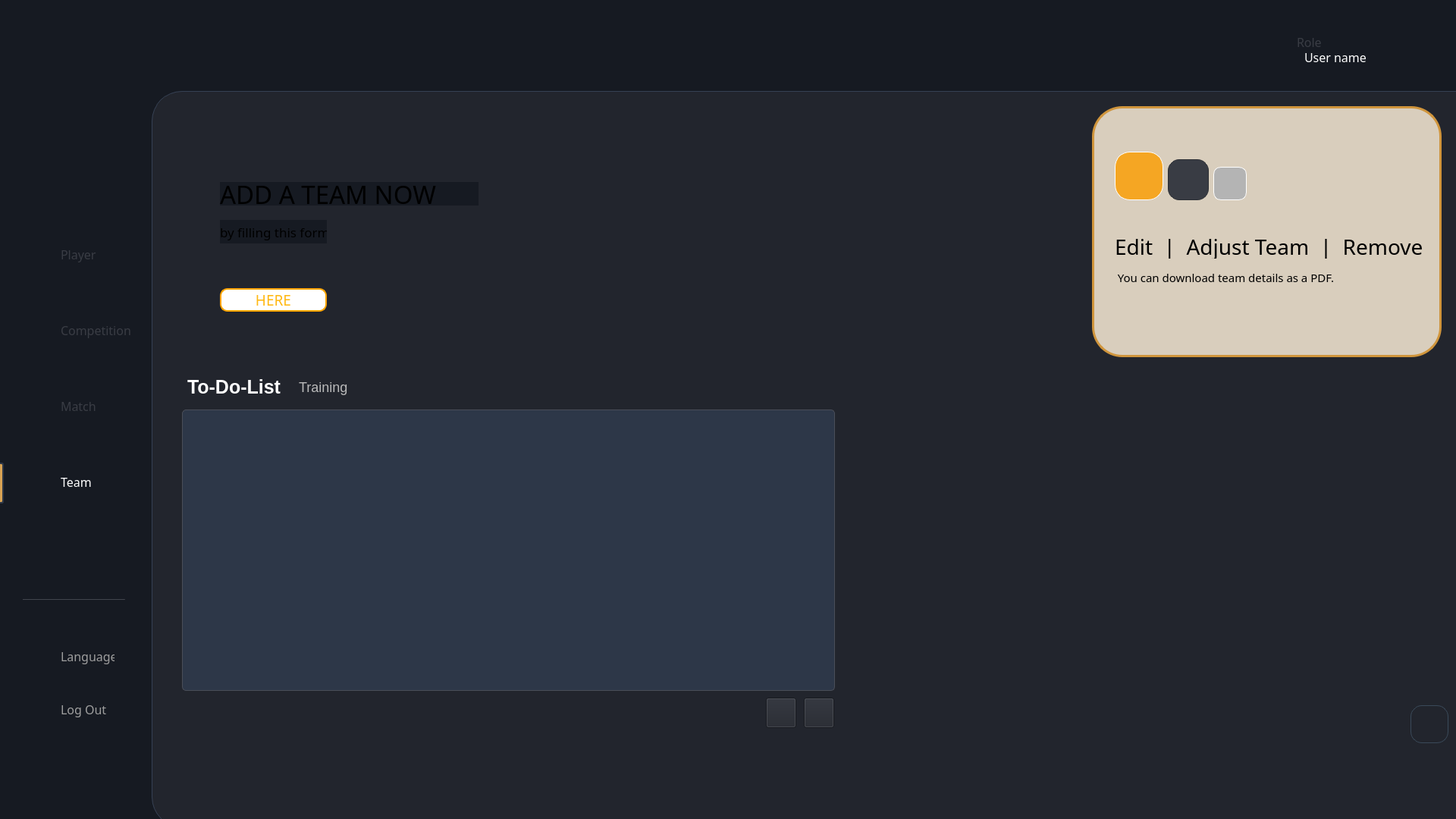
<?xml version="1.0" encoding="UTF-8"?>
<ui version="4.0">
 <class>teamwindow</class>
 <widget class="QWidget" name="MainWindow">
  <property name="geometry">
   <rect>
    <x>0</x>
    <y>0</y>
    <width>1920</width>
    <height>1080</height>
   </rect>
  </property>
  <property name="font">
   <font>
    <pointsize>10</pointsize>
   </font>
  </property>
  <property name="windowTitle">
   <string>MainWindow</string>
  </property>
  <property name="styleSheet">
   <string notr="true">background-color: #161A22;</string>
  </property>
  <widget class="QWidget" name="centralwidget">
   <widget class="QLabel" name="label">
    <property name="geometry">
     <rect>
      <x>50</x>
      <y>30</y>
      <width>85</width>
      <height>85</height>
     </rect>
    </property>
    <property name="text">
     <string/>
    </property>
    <property name="pixmap">
     <pixmap resource="images.qrc">:/img/logo football.png</pixmap>
    </property>
    <property name="scaledContents">
     <bool>true</bool>
    </property>
   </widget>
   <widget class="QLabel" name="dashboard_2">
    <property name="geometry">
     <rect>
      <x>80</x>
      <y>320</y>
      <width>71</width>
      <height>31</height>
     </rect>
    </property>
    <property name="font">
     <font>
      <family>Franklin Gothic Book</family>
      <pointsize>12</pointsize>
     </font>
    </property>
    <property name="styleSheet">
     <string notr="true">background-color: transparent;
color:#393C44;</string>
    </property>
    <property name="text">
     <string>Player</string>
    </property>
   </widget>
   <widget class="QLabel" name="dashboard_7">
    <property name="geometry">
     <rect>
      <x>80</x>
      <y>420</y>
      <width>131</width>
      <height>31</height>
     </rect>
    </property>
    <property name="font">
     <font>
      <family>Franklin Gothic Book</family>
      <pointsize>12</pointsize>
     </font>
    </property>
    <property name="styleSheet">
     <string notr="true">background-color: transparent;
color:#393C44;</string>
    </property>
    <property name="text">
     <string>Competition</string>
    </property>
   </widget>
   <widget class="QLabel" name="dashboard_3">
    <property name="geometry">
     <rect>
      <x>80</x>
      <y>520</y>
      <width>71</width>
      <height>31</height>
     </rect>
    </property>
    <property name="font">
     <font>
      <family>Franklin Gothic Book</family>
      <pointsize>12</pointsize>
     </font>
    </property>
    <property name="styleSheet">
     <string notr="true">background-color: transparent;
color:#393C44;</string>
    </property>
    <property name="text">
     <string>Match</string>
    </property>
   </widget>
   <widget class="QLabel" name="dashboard_4">
    <property name="geometry">
     <rect>
      <x>80</x>
      <y>620</y>
      <width>61</width>
      <height>31</height>
     </rect>
    </property>
    <property name="font">
     <font>
      <family>Franklin Gothic Book</family>
      <pointsize>12</pointsize>
      <bold>false</bold>
     </font>
    </property>
    <property name="styleSheet">
     <string notr="true">background-color: transparent;
color:white;</string>
    </property>
    <property name="text">
     <string>Team</string>
    </property>
   </widget>
   <widget class="QPushButton" name="pushButton">
    <property name="geometry">
     <rect>
      <x>1840</x>
      <y>930</y>
      <width>50</width>
      <height>50</height>
     </rect>
    </property>
    <property name="styleSheet">
     <string notr="true">QPushButton#pushButton {
background-image: url(:/img/BACK.png);
border: 1px solid #3A4A5A; /* Subtle blue-gray border */
border-radius: 15px;
}
QPushButton#pushButton:hover {
    background-color: #d3d3d3;  /* Light grey */
    min-width: 110px;          /* 10% wider */
    min-height: 33px;          /* 10% taller */
}</string>
    </property>
    <property name="text">
     <string/>
    </property>
    <property name="icon">
     <iconset resource="images.qrc">
      <normaloff>:/img/ai.png</normaloff>:/img/ai.png</iconset>
    </property>
    <property name="iconSize">
     <size>
      <width>100</width>
      <height>100</height>
     </size>
    </property>
   </widget>
   <widget class="QWidget" name="widget_2" native="true">
    <property name="geometry">
     <rect>
      <x>200</x>
      <y>120</y>
      <width>1851</width>
      <height>971</height>
     </rect>
    </property>
    <property name="styleSheet">
     <string notr="true">background-color: #22252D;
border-radius:40px;
border: 1px solid #364154; /* Subtle blue-gray border */
</string>
    </property>
    <widget class="QPushButton" name="pushButton_3">
     <property name="geometry">
      <rect>
       <x>1660</x>
       <y>810</y>
       <width>50</width>
       <height>50</height>
      </rect>
     </property>
     <property name="styleSheet">
      <string notr="true">QPushButton#pushButton_3 {
background-image: url(:/img/BACK.png);
border: 1px solid #3A4A5A; /* Subtle blue-gray border */
border-radius: 15px;
}
QPushButton#pushButton_3:hover {
    background-color: #d3d3d3;  /* Light grey */
    min-width: 110px;          /* 10% wider */
    min-height: 33px;          /* 10% taller */
}</string>
     </property>
     <property name="text">
      <string/>
     </property>
     <property name="icon">
      <iconset resource="images.qrc">
       <normaloff>:/img/ai.png</normaloff>:/img/ai.png</iconset>
     </property>
     <property name="iconSize">
      <size>
       <width>100</width>
       <height>100</height>
      </size>
     </property>
    </widget>
    <widget class="QWidget" name="widget" native="true">
     <property name="geometry">
      <rect>
       <x>1240</x>
       <y>20</y>
       <width>461</width>
       <height>331</height>
      </rect>
     </property>
     <property name="styleSheet">
      <string notr="true">border: 3px solid #D0953C; /* Subtle blue-gray border */
background-color: #D9CEBD;</string>
     </property>
    </widget>
   </widget>
   <widget class="QLabel" name="label_3">
    <property name="geometry">
     <rect>
      <x>30</x>
      <y>320</y>
      <width>35</width>
      <height>35</height>
     </rect>
    </property>
    <property name="styleSheet">
     <string notr="true">background-color: transparent;</string>
    </property>
    <property name="text">
     <string/>
    </property>
    <property name="pixmap">
     <pixmap resource="images.qrc">:/img/Group 1.png</pixmap>
    </property>
    <property name="scaledContents">
     <bool>true</bool>
    </property>
   </widget>
   <widget class="QLabel" name="label_5">
    <property name="geometry">
     <rect>
      <x>30</x>
      <y>420</y>
      <width>27</width>
      <height>27</height>
     </rect>
    </property>
    <property name="styleSheet">
     <string notr="true">background-color: transparent;</string>
    </property>
    <property name="text">
     <string/>
    </property>
    <property name="pixmap">
     <pixmap resource="images.qrc">:/img/Vector.png</pixmap>
    </property>
    <property name="scaledContents">
     <bool>true</bool>
    </property>
   </widget>
   <widget class="QLabel" name="label_6">
    <property name="geometry">
     <rect>
      <x>30</x>
      <y>620</y>
      <width>28</width>
      <height>29</height>
     </rect>
    </property>
    <property name="styleSheet">
     <string notr="true">background-color: transparent;</string>
    </property>
    <property name="text">
     <string/>
    </property>
    <property name="pixmap">
     <pixmap resource="images.qrc">:/img/Group 2or.png</pixmap>
    </property>
    <property name="scaledContents">
     <bool>true</bool>
    </property>
   </widget>
   <widget class="QLabel" name="label_12">
    <property name="geometry">
     <rect>
      <x>30</x>
      <y>520</y>
      <width>34</width>
      <height>32</height>
     </rect>
    </property>
    <property name="styleSheet">
     <string notr="true">background-color: transparent;</string>
    </property>
    <property name="text">
     <string/>
    </property>
    <property name="pixmap">
     <pixmap resource="images.qrc">:/img/Group 3.png</pixmap>
    </property>
    <property name="scaledContents">
     <bool>true</bool>
    </property>
   </widget>
   <widget class="Line" name="line">
    <property name="geometry">
     <rect>
      <x>30</x>
      <y>790</y>
      <width>135</width>
      <height>1</height>
     </rect>
    </property>
    <property name="styleSheet">
     <string notr="true">background-color: #393C44;</string>
    </property>
    <property name="orientation">
     <enum>Qt::Orientation::Horizontal</enum>
    </property>
   </widget>
   <widget class="QLabel" name="dashboard_5">
    <property name="geometry">
     <rect>
      <x>80</x>
      <y>850</y>
      <width>71</width>
      <height>31</height>
     </rect>
    </property>
    <property name="font">
     <font>
      <family>Franklin Gothic Book</family>
      <pointsize>12</pointsize>
     </font>
    </property>
    <property name="styleSheet">
     <string notr="true">background-color: transparent;
color: rgb(158, 158, 158);</string>
    </property>
    <property name="text">
     <string>Language</string>
    </property>
   </widget>
   <widget class="QLabel" name="dashboard_6">
    <property name="geometry">
     <rect>
      <x>80</x>
      <y>920</y>
      <width>71</width>
      <height>31</height>
     </rect>
    </property>
    <property name="font">
     <font>
      <family>Franklin Gothic Book</family>
      <pointsize>12</pointsize>
     </font>
    </property>
    <property name="styleSheet">
     <string notr="true">background-color: transparent;
color: rgb(158, 158, 158);</string>
    </property>
    <property name="text">
     <string>Log Out</string>
    </property>
   </widget>
   <widget class="QLabel" name="label_13">
    <property name="geometry">
     <rect>
      <x>30</x>
      <y>850</y>
      <width>28</width>
      <height>29</height>
     </rect>
    </property>
    <property name="styleSheet">
     <string notr="true">background-color: transparent;</string>
    </property>
    <property name="text">
     <string/>
    </property>
    <property name="pixmap">
     <pixmap resource="images.qrc">:/img/language.png</pixmap>
    </property>
    <property name="scaledContents">
     <bool>true</bool>
    </property>
   </widget>
   <widget class="QLabel" name="label_14">
    <property name="geometry">
     <rect>
      <x>30</x>
      <y>920</y>
      <width>28</width>
      <height>29</height>
     </rect>
    </property>
    <property name="styleSheet">
     <string notr="true">background-color: transparent;</string>
    </property>
    <property name="text">
     <string/>
    </property>
    <property name="pixmap">
     <pixmap resource="images.qrc">:/img/logout.png</pixmap>
    </property>
    <property name="scaledContents">
     <bool>true</bool>
    </property>
   </widget>
   <widget class="Line" name="line_2">
    <property name="geometry">
     <rect>
      <x>-10</x>
      <y>610</y>
      <width>15</width>
      <height>54</height>
     </rect>
    </property>
    <property name="styleSheet">
     <string notr="true">QFrame#line_2 {
    background-color: #D8A353; /* Match the exact background color */
    border: 2px solid #2D3748; /* Darker border to contrast with background */
    border-radius: 3px;
}</string>
    </property>
    <property name="orientation">
     <enum>Qt::Orientation::Vertical</enum>
    </property>
   </widget>
   <widget class="QLabel" name="label_15">
    <property name="geometry">
     <rect>
      <x>1800</x>
      <y>30</y>
      <width>60</width>
      <height>60</height>
     </rect>
    </property>
    <property name="styleSheet">
     <string notr="true">background-color: transparent;</string>
    </property>
    <property name="text">
     <string/>
    </property>
    <property name="pixmap">
     <pixmap resource="images.qrc">:/img/Layer 2.png</pixmap>
    </property>
    <property name="scaledContents">
     <bool>true</bool>
    </property>
   </widget>
   <widget class="QLabel" name="label_16">
    <property name="geometry">
     <rect>
      <x>1870</x>
      <y>60</y>
      <width>16</width>
      <height>10</height>
     </rect>
    </property>
    <property name="styleSheet">
     <string notr="true">background-color: transparent;</string>
    </property>
    <property name="text">
     <string/>
    </property>
    <property name="pixmap">
     <pixmap resource="images.qrc">:/img/Vectorrrr.png</pixmap>
    </property>
    <property name="scaledContents">
     <bool>true</bool>
    </property>
   </widget>
   <widget class="QLabel" name="dashboard_8">
    <property name="geometry">
     <rect>
      <x>1710</x>
      <y>40</y>
      <width>71</width>
      <height>31</height>
     </rect>
    </property>
    <property name="font">
     <font>
      <family>Franklin Gothic Book</family>
      <pointsize>12</pointsize>
     </font>
    </property>
    <property name="styleSheet">
     <string notr="true">background-color: transparent;
color:#393C44;</string>
    </property>
    <property name="text">
     <string>Role</string>
    </property>
   </widget>
   <widget class="QLabel" name="dashboard_9">
    <property name="geometry">
     <rect>
      <x>1720</x>
      <y>60</y>
      <width>81</width>
      <height>31</height>
     </rect>
    </property>
    <property name="font">
     <font>
      <family>Franklin Gothic Book</family>
      <pointsize>12</pointsize>
      <bold>false</bold>
     </font>
    </property>
    <property name="styleSheet">
     <string notr="true">background-color: transparent;
color:white;</string>
    </property>
    <property name="text">
     <string>User name</string>
    </property>
   </widget>
   <widget class="QLabel" name="label_17">
    <property name="geometry">
     <rect>
      <x>220</x>
      <y>60</y>
      <width>1368</width>
      <height>452</height>
     </rect>
    </property>
    <property name="styleSheet">
     <string notr="true">background-color: TRANSPARENT;</string>
    </property>
    <property name="text">
     <string/>
    </property>
    <property name="pixmap">
     <pixmap resource="images.qrc">:/img/pic.png</pixmap>
    </property>
    <property name="scaledContents">
     <bool>true</bool>
    </property>
   </widget>
   <widget class="QLabel" name="label_18">
    <property name="geometry">
     <rect>
      <x>290</x>
      <y>240</y>
      <width>341</width>
      <height>31</height>
     </rect>
    </property>
    <property name="font">
     <font>
      <family>Speedo</family>
      <pointsize>25</pointsize>
      <bold>false</bold>
     </font>
    </property>
    <property name="text">
     <string>ADD A TEAM NOW </string>
    </property>
   </widget>
   <widget class="QPushButton" name="pushButton_2">
    <property name="geometry">
     <rect>
      <x>290</x>
      <y>380</y>
      <width>141</width>
      <height>31</height>
     </rect>
    </property>
    <property name="font">
     <font>
      <family>HP Simplified Jpan</family>
      <pointsize>14</pointsize>
     </font>
    </property>
    <property name="styleSheet">
     <string notr="true">
QPushButton#pushButton_2 {
border: 2px solid orange; /* Subtle white border */
border-radius: 10px;
background-color: rgb(255, 255, 255);
color: rgb(255, 184, 19);
}
QPushButton#pushButton_2:hover {
    background-color: #ebebeb; /* Lighter shade on hover */

}

QPushButton#pushButton_2:pressed {
    background-color: #ffe9c6; /* Darker shade when pressed */

}</string>
    </property>
    <property name="text">
     <string>HERE</string>
    </property>
   </widget>
   <widget class="QLabel" name="label_20">
    <property name="geometry">
     <rect>
      <x>290</x>
      <y>290</y>
      <width>141</width>
      <height>31</height>
     </rect>
    </property>
    <property name="font">
     <font>
      <family>Arial Nova</family>
      <pointsize>13</pointsize>
      <bold>false</bold>
     </font>
    </property>
    <property name="text">
     <string>by filling this form</string>
    </property>
   </widget>
   <widget class="QLabel" name="label_2">
    <property name="geometry">
     <rect>
      <x>1510</x>
      <y>90</y>
      <width>443</width>
      <height>368</height>
     </rect>
    </property>
    <property name="styleSheet">
     <string notr="true">background-color: transparent;</string>
    </property>
    <property name="text">
     <string/>
    </property>
    <property name="pixmap">
     <pixmap resource="images.qrc">:/img/BALL.png</pixmap>
    </property>
    <property name="scaledContents">
     <bool>true</bool>
    </property>
   </widget>
   <widget class="QPushButton" name="pushButton_4">
    <property name="geometry">
     <rect>
      <x>1470</x>
      <y>200</y>
      <width>64</width>
      <height>64</height>
     </rect>
    </property>
    <property name="styleSheet">
     <string notr="true">/* Style for the pushButton_4 */
QPushButton#pushButton_4 {
    background-color: #F5A623; /* Original background color */
    color: #1A2633; /* Dark blue text */
    border: 1px solid white; /* Subtle white border */
    border-radius: 20px;
    min-width: 62px;
    min-height: 62px;
    
}

QPushButton#pushButton_4:hover {
    background-color: #ffdba2; /* Lighter shade on hover */
    min-width: 70px; /* Slight size increase */
    min-height: 70px;
    
}

QPushButton#pushButton_4:pressed {
    background-color: #d68f1e; /* Darker shade when pressed */
    min-width: 62px; /* Original size */
    min-height: 62px;
   
}</string>
    </property>
    <property name="text">
     <string/>
    </property>
    <property name="icon">
     <iconset resource="images.qrc">
      <normaloff>:/img/pencil.png</normaloff>:/img/pencil.png</iconset>
    </property>
    <property name="iconSize">
     <size>
      <width>42</width>
      <height>42</height>
     </size>
    </property>
   </widget>
   <widget class="QPushButton" name="pushButton_5">
    <property name="geometry">
     <rect>
      <x>1540</x>
      <y>210</y>
      <width>54</width>
      <height>54</height>
     </rect>
    </property>
    <property name="styleSheet">
     <string notr="true">/* Style for the pushButton_5 */
QPushButton#pushButton_5 {
    background-color: #393C44; /* Original background color */
    color: #FFFFFF; /* White text for contrast */
    border: 1px solid #2c2f35; /* Subtle white border */
    border-radius: 15px;
    min-width: 52px;
    min-height: 52px;
   
}

QPushButton#pushButton_5:hover {
    background-color: #4A4E58; /* Lighter shade on hover */
    min-width: 60px; /* Slight size increase */
    min-height: 60px;
    
}

QPushButton#pushButton_5:pressed {
    background-color: #2D3037; /* Darker shade when pressed */
    min-width: 52px; /* Original size */
    min-height: 52px;
    
}</string>
    </property>
    <property name="text">
     <string/>
    </property>
    <property name="icon">
     <iconset resource="images.qrc">
      <normaloff>:/img/List.png</normaloff>:/img/List.png</iconset>
    </property>
    <property name="iconSize">
     <size>
      <width>27</width>
      <height>27</height>
     </size>
    </property>
   </widget>
   <widget class="QPushButton" name="pushButton_6">
    <property name="geometry">
     <rect>
      <x>1600</x>
      <y>220</y>
      <width>44</width>
      <height>44</height>
     </rect>
    </property>
    <property name="styleSheet">
     <string notr="true">/* Style for the pushButton_6 */
QPushButton#pushButton_6 {
    background-color: #B4B4B4; /* Original background color */
    color: #1A2633; /* Dark blue text for contrast */
    border: 1px solid white; /* Subtle white border */
    border-radius: 10px;
    min-width: 42px;
    min-height: 42px;
  
}

QPushButton#pushButton_6:hover {
    background-color: #C5C5C5; /* Lighter shade on hover */
    min-width: 48px; /* Slight size increase */
    min-height: 48px;
}

QPushButton#pushButton_6:pressed {
    background-color: #A3A3A3; /* Darker shade when pressed */
    min-width: 42px; /* Original size */
    min-height: 42px;

}</string>
    </property>
    <property name="text">
     <string/>
    </property>
    <property name="icon">
     <iconset resource="images.qrc">
      <normaloff>:/img/delete.png</normaloff>:/img/delete.png</iconset>
    </property>
    <property name="iconSize">
     <size>
      <width>25</width>
      <height>25</height>
     </size>
    </property>
   </widget>
   <widget class="QLabel" name="label_19">
    <property name="geometry">
     <rect>
      <x>1470</x>
      <y>310</y>
      <width>531</width>
      <height>31</height>
     </rect>
    </property>
    <property name="font">
     <font>
      <family>Impact</family>
      <pointsize>21</pointsize>
      <bold>false</bold>
     </font>
    </property>
    <property name="styleSheet">
     <string notr="true">background-color: transparent;</string>
    </property>
    <property name="text">
     <string>Edit  |  Adjust Team  |  Remove</string>
    </property>
   </widget>
   <widget class="QLabel" name="label_22">
    <property name="geometry">
     <rect>
      <x>1470</x>
      <y>350</y>
      <width>321</width>
      <height>31</height>
     </rect>
    </property>
    <property name="font">
     <font>
      <family>Arial Nova</family>
      <pointsize>11</pointsize>
      <bold>false</bold>
     </font>
    </property>
    <property name="styleSheet">
     <string notr="true">background-color: transparent;</string>
    </property>
    <property name="text">
     <string> You can download team details as a PDF.</string>
    </property>
   </widget>
   <widget class="QListView" name="listView">
    <property name="geometry">
     <rect>
      <x>240</x>
      <y>540</y>
      <width>861</width>
      <height>371</height>
     </rect>
    </property>
    <property name="styleSheet">
     <string notr="true">QListView#listView {
    background-color: #2D3748; /* Matches the sidebar background */
    border: 1px solid #4A4E58; /* Subtle border matching chart borders */
    border-radius: 5px; /* Slightly rounded corners for a modern look */
    color: #FFFFFF; /* White text for contrast */
    font: 12pt &quot;Arial&quot;; /* Matches the font style used elsewhere */
}

QListView#listView::item {
    background-color: #2D3748; /* Item background matches the list background */
    padding: 10px; /* Spacing for better readability */
    color: #FFFFFF; /* White text for items */
}

QListView#listView::item:hover {
    background-color: #F5A623; /* Golden highlight on hover to match accents */
    color: #1A2526; /* Dark text for contrast on hover */
}

QListView#listView::item:selected {
    background-color: #D8A353; /* Slightly lighter gold for selected items */
    color: #1A2526; /* Dark text for contrast when selected */
    border: none; /* Remove any default border */
}</string>
    </property>
   </widget>
   <widget class="QLabel" name="label_4">
    <property name="geometry">
     <rect>
      <x>230</x>
      <y>490</y>
      <width>171</width>
      <height>41</height>
     </rect>
    </property>
    <property name="font">
     <font>
      <pointsize>-1</pointsize>
      <bold>true</bold>
     </font>
    </property>
    <property name="styleSheet">
     <string notr="true">/* Style for the Adjust Team title label */
QLabel#label_4 {
    background-color: transparent; /* Dark background matching the app */
    color: #FFFFFF; /* White text for contrast */
    font-size: 25px; /* Larger font for title emphasis */
    font-weight: bold; /* Bold for a strong title appearance */
    padding: 5px 10px; /* Padding for a balanced look */
}</string>
    </property>
    <property name="text">
     <string>To-Do-List</string>
    </property>
   </widget>
   <widget class="QLabel" name="label_7">
    <property name="geometry">
     <rect>
      <x>380</x>
      <y>490</y>
      <width>171</width>
      <height>41</height>
     </rect>
    </property>
    <property name="font">
     <font>
      <pointsize>-1</pointsize>
      <bold>false</bold>
     </font>
    </property>
    <property name="styleSheet">
     <string notr="true">/* Style for the Adjust Team title label */
QLabel#label_7 {
    background-color: transparent; /* Dark background matching the app */
	color: rgb(186, 186, 186);
    font-size: 18px; /* Larger font for title emphasis */

    padding: 5px 10px; /* Padding for a balanced look */
}</string>
    </property>
    <property name="text">
     <string>Training</string>
    </property>
   </widget>
   <widget class="QPushButton" name="pushButton_7">
    <property name="geometry">
     <rect>
      <x>1060</x>
      <y>920</y>
      <width>40</width>
      <height>40</height>
     </rect>
    </property>
    <property name="styleSheet">
     <string notr="true">background-color: #22252D;</string>
    </property>
    <property name="text">
     <string/>
    </property>
    <property name="icon">
     <iconset resource="images.qrc">
      <normaloff>:/img/add.png</normaloff>:/img/add.png</iconset>
    </property>
    <property name="iconSize">
     <size>
      <width>30</width>
      <height>30</height>
     </size>
    </property>
   </widget>
   <widget class="QPushButton" name="pushButton_8">
    <property name="geometry">
     <rect>
      <x>1010</x>
      <y>920</y>
      <width>40</width>
      <height>40</height>
     </rect>
    </property>
    <property name="styleSheet">
     <string notr="true">background-color: #22252D;</string>
    </property>
    <property name="text">
     <string/>
    </property>
    <property name="icon">
     <iconset resource="images.qrc">
      <normaloff>:/img/minus.png</normaloff>:/img/minus.png</iconset>
    </property>
    <property name="iconSize">
     <size>
      <width>30</width>
      <height>30</height>
     </size>
    </property>
   </widget>
   <zorder>label</zorder>
   <zorder>dashboard_2</zorder>
   <zorder>dashboard_7</zorder>
   <zorder>dashboard_3</zorder>
   <zorder>dashboard_4</zorder>
   <zorder>pushButton</zorder>
   <zorder>label_3</zorder>
   <zorder>label_5</zorder>
   <zorder>label_6</zorder>
   <zorder>label_12</zorder>
   <zorder>line</zorder>
   <zorder>dashboard_5</zorder>
   <zorder>dashboard_6</zorder>
   <zorder>label_13</zorder>
   <zorder>label_14</zorder>
   <zorder>line_2</zorder>
   <zorder>label_15</zorder>
   <zorder>label_16</zorder>
   <zorder>dashboard_8</zorder>
   <zorder>dashboard_9</zorder>
   <zorder>widget_2</zorder>
   <zorder>label_17</zorder>
   <zorder>label_18</zorder>
   <zorder>pushButton_2</zorder>
   <zorder>label_20</zorder>
   <zorder>label_2</zorder>
   <zorder>pushButton_4</zorder>
   <zorder>pushButton_5</zorder>
   <zorder>pushButton_6</zorder>
   <zorder>label_19</zorder>
   <zorder>label_22</zorder>
   <zorder>listView</zorder>
   <zorder>label_4</zorder>
   <zorder>label_7</zorder>
   <zorder>pushButton_7</zorder>
   <zorder>pushButton_8</zorder>
  </widget>
  <widget class="QStatusBar" name="statusbar"/>
 </widget>
 <resources>
  <include location="images.qrc"/>
 </resources>
 <connections/>
</ui>
